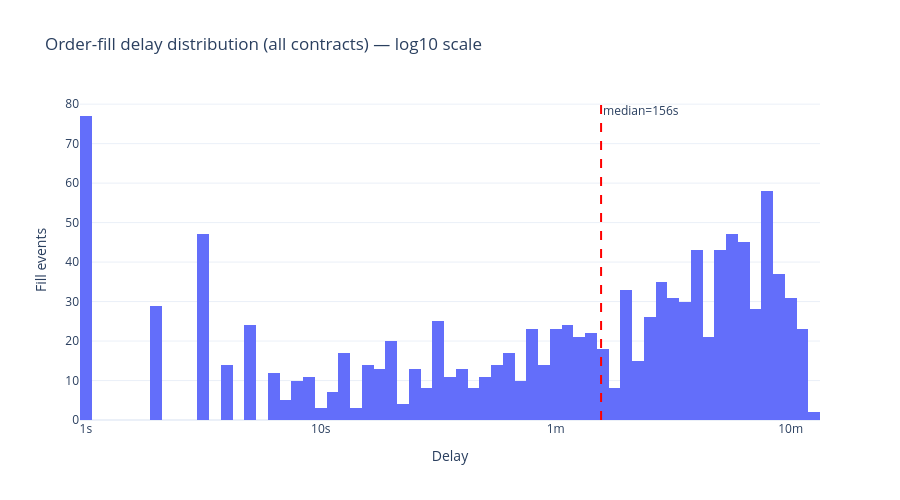

Notebook code for this chart:
### Code cell
import numpy as np

log_delays = np.log10(all_delays_df['delay_s'].clip(lower=1))

fig_delay = go.Figure()
fig_delay.add_trace(go.Histogram(
    x=log_delays,
    nbinsx=80,
    name='All contracts'
))

median_val = all_delays_df['delay_s'].median()
median_log = np.log10(max(median_val, 1))
fig_delay.add_vline(x=median_log, line_dash='dash', line_color='red',
                    annotation_text=f'median={median_val:.0f}s', annotation_position='top right')

max_log = int(np.ceil(log_delays.max()))
tickvals = list(range(0, max_log + 1))
ticktext = ['1s', '10s', '1m', '10m', '1.7h', '11.6h', '4.8d'][:max_log + 1]

fig_delay.update_layout(
    title='Order-fill delay distribution (all contracts) — log10 scale',
    xaxis_title='Delay',
    yaxis_title='Fill events',
    template='plotly_white', height=500,
)
fig_delay.update_xaxes(tickvals=tickvals, ticktext=ticktext)
fig_delay.show()

### Figure 1 — Plotly figure (JSON) as saved in the notebook; plotly's stock layout.template omitted (floating-point values rounded to 4 significant figures; data arrays with more than 128 entries replaced by an {"elided": "..."} marker saying what was removed)
{"data": [{"name": "All contracts", "nbinsx": 80, "type": "histogram", "x": {"elided": "1141 float values"}}], "layout": {"annotations": [{"showarrow": false, "text": "median=156s", "x": 2.193, "xanchor": "left", "xref": "x", "y": 1, "yanchor": "top", "yref": "y domain"}], "height": 500, "shapes": [{"line": {"color": "red", "dash": "dash"}, "type": "line", "x0": 2.193, "x1": 2.193, "xref": "x", "y0": 0, "y1": 1, "yref": "y domain"}], "title": {"text": "Order-fill delay distribution (all contracts) — log10 scale"}, "xaxis": {"ticktext": ["1s", "10s", "1m", "10m", "1.7h"], "tickvals": [0, 1, 2, 3, 4], "title": {"text": "Delay"}}, "yaxis": {"title": {"text": "Fill events"}}}}
